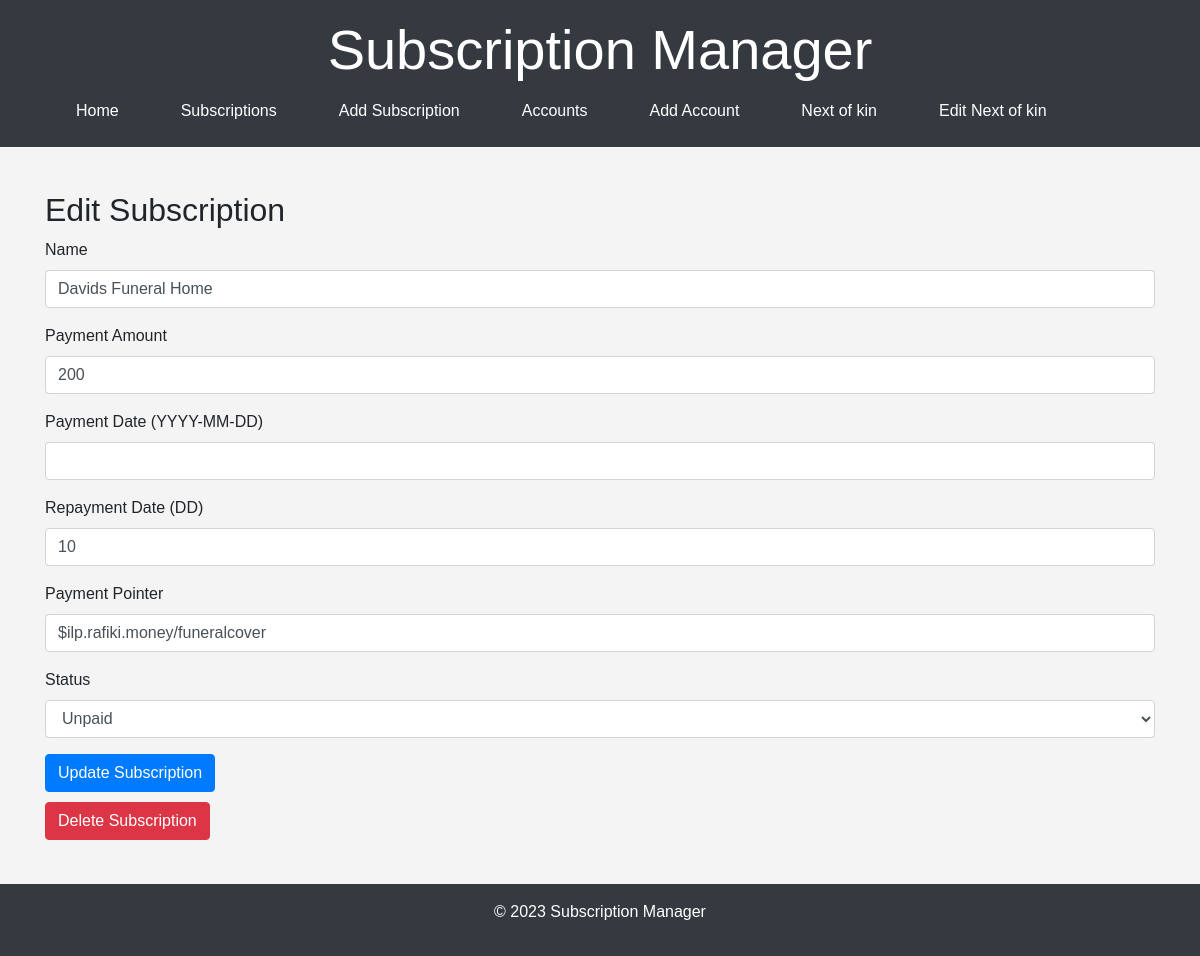
The app's page /subscriptions/edit/2 with its own data.
### models.py (models this page shows)
class Subscription(Base):
    __tablename__ = "subscriptions"
    id = Column(Integer, primary_key=True, index=True)
    name = Column(String, index=True)
    payment_amount = Column(Integer)
    payment_date = Column(DateTime, nullable=True)  # Initialize as None
    repayment_date = Column(String, default="01")  # Default to the first day of the month
    status = Column(String, default="unpaid")
    account_id = Column(Integer, ForeignKey("accounts.id"), nullable=True)
    payment_pointer = Column(String, nullable=True)
    account = relationship("Account", back_populates="subscriptions")

### main.py (the view)
@app.get("/subscriptions/edit/{subscription_id}")
def edit_subscription_form(subscription_id: int, request: Request, db: Session = Depends(get_db)):
    try:
        subscription = crud.get_subscription(db, subscription_id=subscription_id)
        if subscription is None:
            raise HTTPException(status_code=404, detail="Subscription not found")
        return templates.TemplateResponse("edit_subscription.html", {"request": request, "subscription": subscription})
    except Exception as e:
        logging.error(f"Error fetching subscription data for editing: {e}")
        raise HTTPException(status_code=500, detail="Internal Server Error")

### Templates/edit_subscription.html (shortened to what this page needs)
{% extends "base.html" %}
{% block content %}
<h2>Edit Subscription</h2>
<form method="post" action="/subscriptions/edit/{{ subscription.id }}" class="needs-validation" novalidate>
    <div class="form-group">
        <label for="name">Name</label>
        <input type="text" id="name" name="name" class="form-control" value="{{ subscription.name }}" required>
    </div>
    <div class="form-group">
        <label for="payment_amount">Payment Amount</label>
        <input type="number" id="payment_amount" name="payment_amount" class="form-control" value="{{ subscription.payment_amount }}" required>
    </div>
    <div class="form-group">
        <label for="payment_date">Payment Date (YYYY-MM-DD)</label>
        <input type="text" id="payment_date" name="payment_date" class="form-control" value="{{ subscription.payment_date.strftime('%Y-%m-%d') if subscription.payment_date else '' }}">
    </div>
    <div class="form-group">
        <label for="repayment_date">Repayment Date (DD)</label>
        <input type="text" id="repayment_date" name="repayment_date" class="form-control" value="{{ subscription.repayment_date }}" required>
    </div>
    <div class="form-group">
        <label for="payment_pointer">Payment Pointer</label>
        <input type="text" id="payment_pointer" name="payment_pointer" class="form-control" value="{{ subscription.payment_pointer }}">
    </div>
    <div class="form-group">
        <label for="status">Status</label>
        <select id="status" name="status" class="form-control" required>
            <option value="unpaid" {% if subscription.status == 'unpaid' %}selected{% endif %}>Unpaid</option>
        </select>
    </div>
    <button type="submit" class="btn btn-primary">Update Subscription</button>
</form>
<form method="post" action="/subscriptions/delete/{{ subscription.id }}" style="margin-top: 10px;">
    <button type="submit" class="btn btn-danger">Delete Subscription</button>
</form>
{% endblock %}

### Static/css/styles.css (style rules this page uses)
body { font-family: Arial, sans-serif; margin: 0; padding: 0; background-color: #f4f4f4; }

### records on screen
Subscription: name "Davids Funeral Home", payment_amount "200", repayment_date "10", payment_pointer "$ilp.rafiki.money/funeralcover", status "Unpaid"
